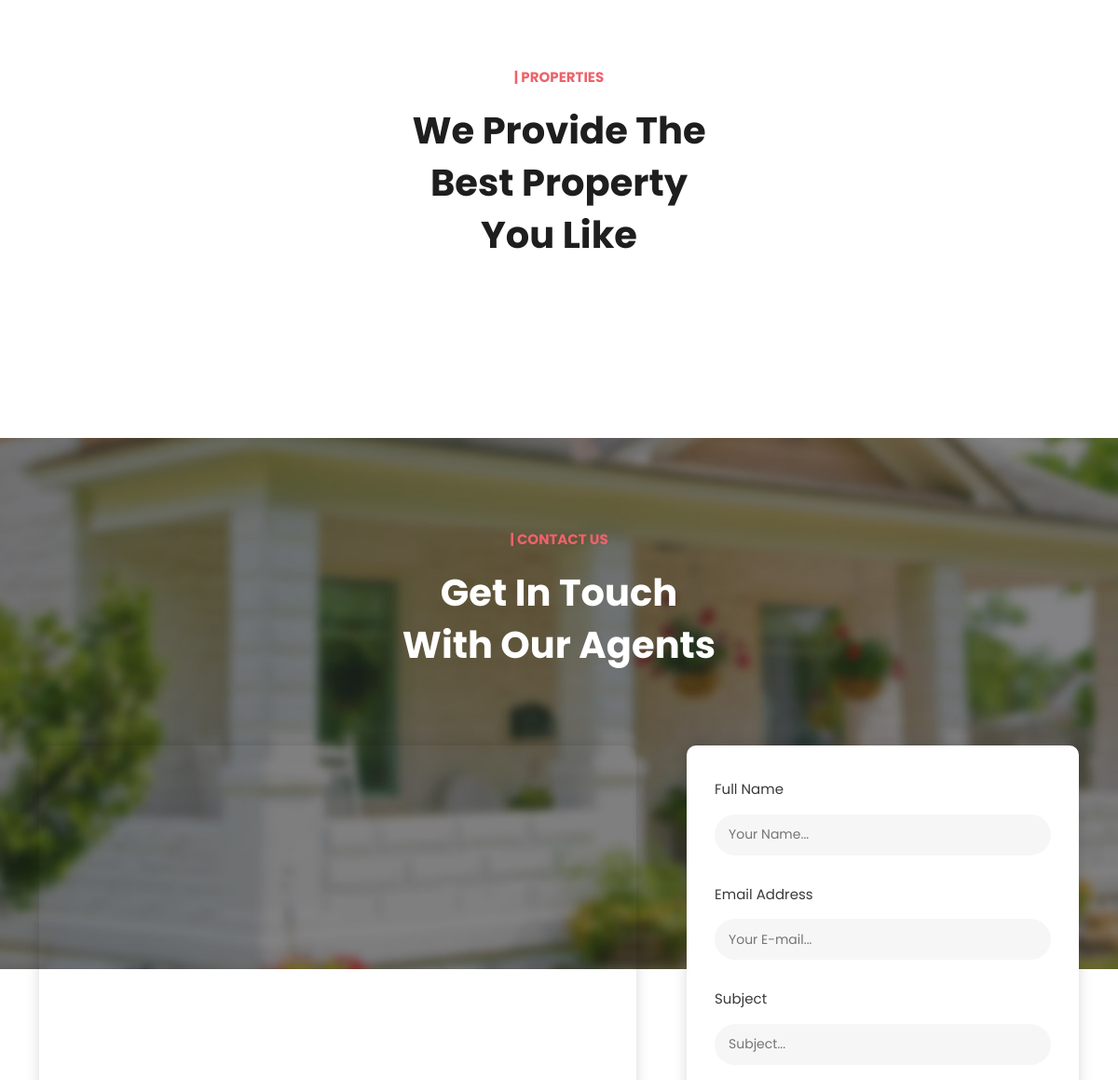
Before: / (middle part) with the older database file.
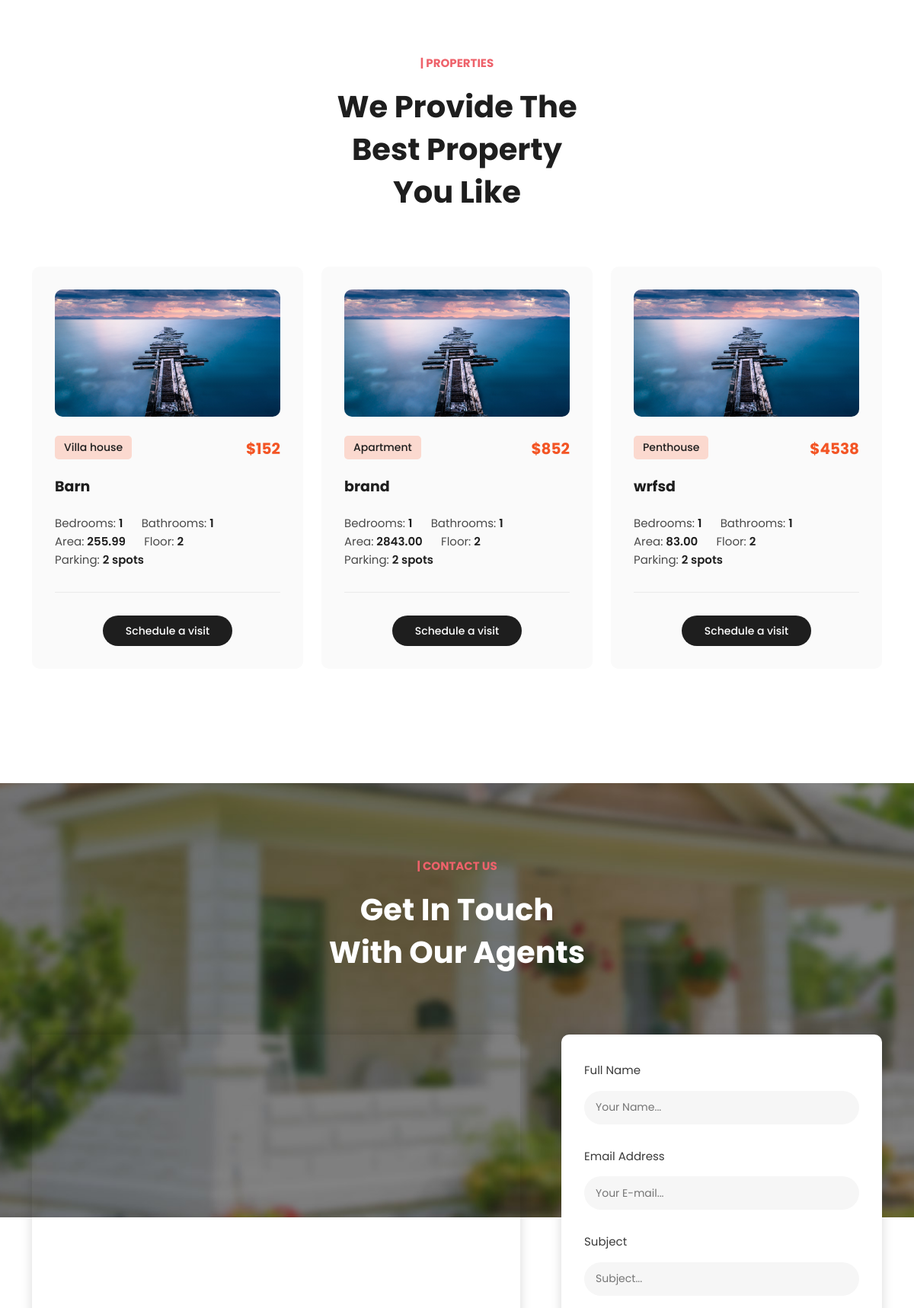
After: the same page with the newer database file.
### main/models.py (models this page shows, shortened)
class House(models.Model):
    title = models.CharField(max_length=200)
    image = models.FileField(upload_to='images')
    desc = models.TextField()
    price = models.PositiveBigIntegerField()
    bedroom = models.CharField(default=1)
    bathroom = models.PositiveSmallIntegerField(default=1)
    area = models.DecimalField(max_digits=10,decimal_places=2)
    floor = models.PositiveSmallIntegerField(default=2)
    parking = models.PositiveSmallIntegerField(default=2)
    room = models.PositiveSmallIntegerField(default=2)
    category = models.ForeignKey("Category", on_delete=models.CASCADE, related_name='houses')
    is_active = models.BooleanField(default=True)

class Category(models.Model):
    name = models.CharField(max_length=200)
    is_active = models.BooleanField(default=True)

### main/views.py (the view)
# urls.py: path('', views.home_view, name='home'),
def home_view(request):
    houses = House.objects.all().filter(is_active=True)
    data = {
        'houses': houses,
        'title': 'Home Page'
    }
    return render(request, 'main/index.html', data)

### main/templates/main/index.html (shortened to what this page needs)
{% extends "main/base.html" %}
{% block content %}
  <div class="properties section">
    <div class="container">
      <div class="row">
        <div class="col-lg-4 offset-lg-4">
          <div class="section-heading text-center">
            <h6>| Properties</h6>
            <h2>We Provide The Best Property You Like</h2>
          </div>
        </div>
      </div>
      <div class="row">
        {% for house in houses %}
        <div class="col-lg-4 col-md-6">
          <div class="item">
            <a href="{% url 'house-detail' house.id %}"><img src="{{ house.image.url }}" alt=""></a>
            <span class="category">{{ house.category.name }}</span>
            <h6>${{ house.price }}</h6>
            <h4><a href="{% url 'house-detail' house.id %}">{{ house.title }}</a></h4>
            <ul>
              <li>Bedrooms: <span>{{ house.bedroom }}</span></li>
              <li>Bathrooms: <span>{{ house.bathroom }}</span></li>
              <li>Area: <span>{{ house.area }}</span></li>
              <li>Floor: <span>{{ house.floor }}</span></li>
              <li>Parking: <span>{{ house.parking }} spots</span></li>
            </ul>
            <div class="main-button">
              <a href="{% url 'house-detail' house.id %}">Schedule a visit</a>
            </div>
          </div>
        </div>
        {% endfor %}
      </div>
    </div>
  </div>
  <div class="contact section">
    <div class="container">
      <div class="row">
        <div class="col-lg-4 offset-lg-4">
          <div class="section-heading text-center">
            <h6>| Contact Us</h6>
            <h2>Get In Touch With Our Agents</h2>
          </div>
        </div>
      </div>
    </div>
  </div>
  <div class="contact-content">
    <div class="container">
      <div class="row">
        <div class="col-lg-7">
          <div id="map">
            <iframe src="https://www.google.com/maps/embed?pb=!1m18!1m12!1m3!1d12469.776493332698!2d-80.14036379941481!3d25.907788681148624!2m3!1f357.26927939317244!2f20.870722720054623!3f0!3m2!1i1024!2i768!4f35!3m3!1m2!1s0x88d9add4b4ac788f%3A0xe77469d09480fcdb!2sSunny%20Isles%20Beach!5e1!3m2!1sen!2sth!4v1642869952544!5m2!1sen!2sth" width="100%" height="500px" frameborder="0" style="border:0; border-radius: 10px; box-shadow: 0px 0px 15px rgba(0, 0, 0, 0.15);" allowfullscreen=""></iframe>
          </div>
        </div>
        <div class="col-lg-5">
          <form id="contact-form" action="" method="post">
            <div class="row">
              <div class="col-lg-12">
                <fieldset>
                  <label for="name">Full Name</label>
                  <input type="name" name="name" id="name" placeholder="Your Name..." autocomplete="on" required>
                </fieldset>
              </div>
              <div class="col-lg-12">
                <fieldset>
                  <label for="email">Email Address</label>
                  <input type="text" name="email" id="email" pattern="[^ @]*@[^ @]*" placeholder="Your E-mail..." required="">
                </fieldset>
              </div>
              <div class="col-lg-12">
                <fieldset>
                  <label for="subject">Subject</label>
                  <input type="subject" name="subject" id="subject" placeholder="Subject..." autocomplete="on" >
                </fieldset>
              </div>
            </div>
          </form>
        </div>
      </div>
    </div>
  </div>
  {% endblock %}

Changed rows visible on the page:
added House: image (picture), category.name "Villa house", price "152", title "Barn", bedroom "1", bathroom "1", area "255.99", floor "2", parking "2"
added House: image (picture), category.name "Apartment", price "852", title "brand", bedroom "1", bathroom "1", area "2843.00", floor "2", parking "2"
added House: image (picture), category.name "Penthouse", price "4538", title "wrfsd", bedroom "1", bathroom "1", area "83.00", floor "2", parking "2"
